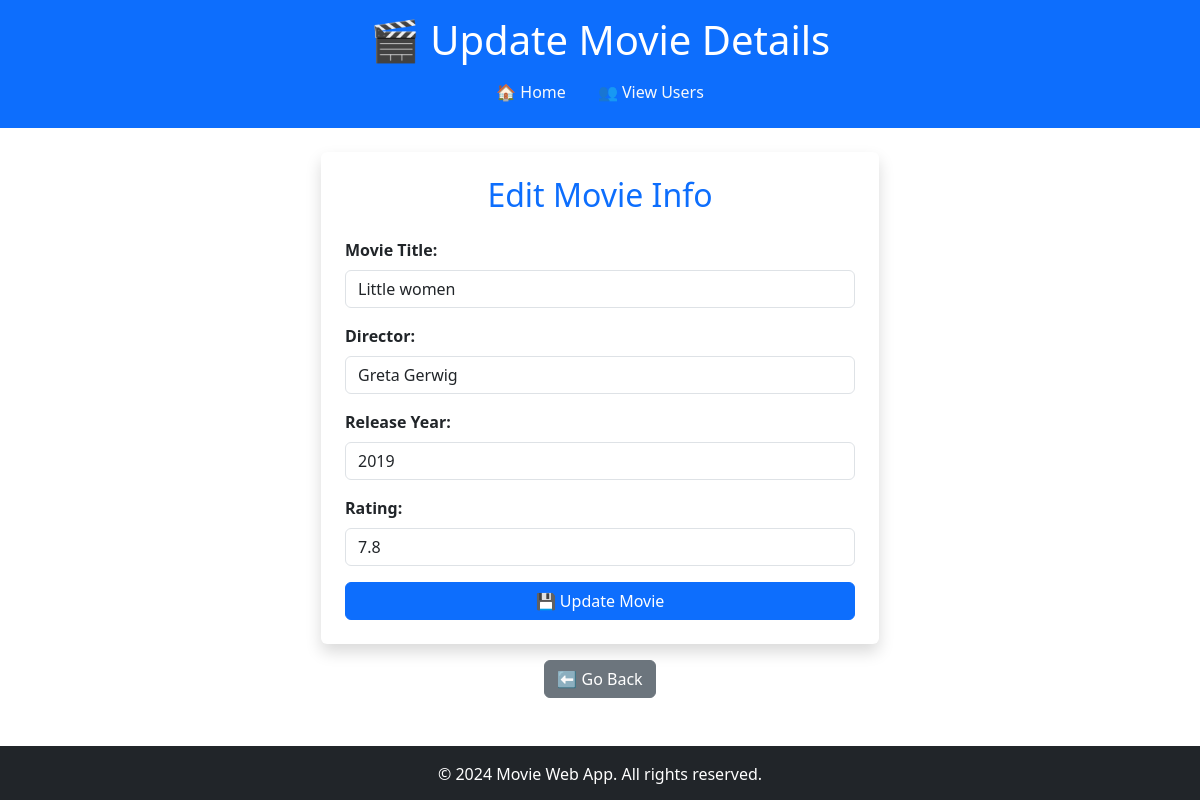
The app's page /users/5/update_movie/5 with its own data.
### datamanager/models.py (models this page shows, shortened)
class Movie(db.Model):
    __tablename__ = 'movies'
    id = db.Column(db.Integer, primary_key=True)
    name = db.Column(db.String(100), nullable=False)
    director = db.Column(db.String(50), nullable=False)
    year = db.Column(db.Integer, nullable=False)
    rating = db.Column(db.Integer, nullable=False)
    user_id = db.Column(db.Integer, db.ForeignKey('users.id'), nullable=False)

### app.py (the view, shortened to what this page needs)
@app.route('/users/<int:user_id>/update_movie/<int:movie_id>', methods=['GET', 'POST'])
def update_movie(user_id, movie_id):
    user = data_manager.get_user_by_id(user_id)
    if not user:
        return "User not found", 404
    movie = data_manager.get_movie_by_id(movie_id)
    if not movie:
        return "Movie not found", 404
    return render_template('update_movie.html', movie=movie, user=user)  # Pass the user to the template

### datamanager/sqlite_data_manager.py (called while the page is built)
    def get_movie_by_id(self, movie_id):
        return Movie.query.get(movie_id)

    def get_user_by_id(self, user_id):
        return User.query.get(user_id)

### templates/update_movie.html (shortened to what this page needs)
<!DOCTYPE html>
<html lang="en">
<head>
    <link rel="stylesheet" href="../../../../static/bootstrap.min.css">
</head>
<body class="d-flex flex-column min-vh-100">
    <header class="bg-primary text-white py-3 mb-4">
        <h1 class="text-center">🎬 Update Movie Details</h1>
        <nav class="nav justify-content-center">
            <a class="nav-link text-light" href="/">🏠 Home</a>
            <a class="nav-link text-light" href="/users">👥 View Users</a>
        </nav>
    </header>
    <main class="container">
        <div class="col-md-6 mx-auto">
            <form action="{{ url_for('update_movie', user_id=user.id, movie_id=movie.id) }}" method="POST" class="p-4 bg-white rounded shadow">
                <h2 class="text-center mb-4 text-primary">Edit Movie Info</h2>
                <div class="mb-3">
                    <label for="movie_name" class="form-label fw-bold">Movie Title:</label>
                    <input type="text" id="movie_name" name="movie_name" value="{{ movie.name }}" class="form-control" required>
                </div>
                <div class="mb-3">
                    <label for="director" class="form-label fw-bold">Director:</label>
                    <input type="text" id="director" name="director" value="{{ movie.director }}" class="form-control" required>
                </div>
                <div class="mb-3">
                    <label for="year" class="form-label fw-bold">Release Year:</label>
                    <input type="number" id="year" name="year" value="{{ movie.year }}" class="form-control" required>
                </div>
                <div class="mb-3">
                    <label for="rating" class="form-label fw-bold">Rating:</label>
                    <input type="text" id="rating" name="rating" value="{{ movie.rating }}" class="form-control" required>
                </div>
                <button type="submit" class="btn btn-primary w-100">💾 Update Movie</button>
            </form>
            <div class="text-center mt-3">
                <a href="{{ url_for('user_movies', user_id=user.id) }}" class="btn btn-secondary">⬅️ Go Back</a>
            </div>
        </div>
    </main>
    <footer class="bg-dark text-white py-3 mt-5 text-center">
        <p class="mb-0">&copy; 2024 Movie Web App. All rights reserved.</p>
    </footer>
</body>
</html>

### records on screen
Movie: movie_name "Little women", director "Greta Gerwig", year "2019", rating "7.8"
